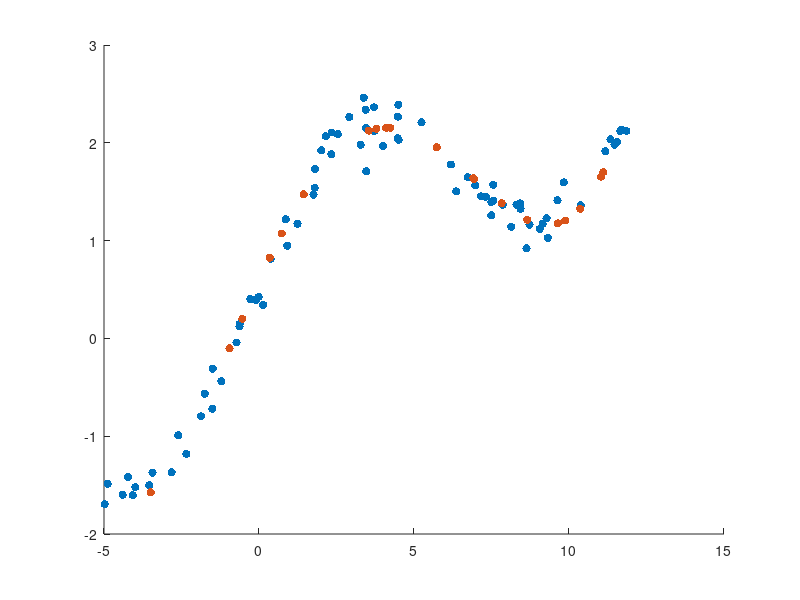

Recreate this plot in MATLAB. (Note: this script raises an error after producing the figure.)
clear all
%% INITIALIZATIONS
fid = fopen('features.txt');
data(:,1) = fscanf(fid, '%f');
fid = fopen('labels.txt');
data(:,2) = fscanf(fid, '%f');  % column one coresponds to ...
                                % X (feature) and 2nd column Y (lables)

train = data(1:80,:);
test = data(81:100,:);

clear fid data;

%% SIMPLE LINEAR REGRESSION

% Train phase
feats_train = train(:,1);
labels_train = train(:, 2);
phi = [ones(size(feats_train,1),1) feats_train feats_train.^2 feats_train.^3 feats_train.^4 feats_train.^5];
W = inv(phi'*phi) * phi' * labels_train;

% Test phase
feats_test = test(:,1);
phi_test = [ones(size(feats_test,1),1) feats_test feats_test.^2 feats_test.^3 feats_test.^4 feats_test.^5];
pred = phi_test * W;

%% VISUALIZATION

figure;
scatter(feats_train, labels_train, 'blue','filled')
hold on;
scatter(feats_test, pred, 'red','filled')
hold on;
fplot(poly2sym(flip(W)), 'red') % draw the function
title("simple linear regression result")
ylabel('label') 
xlabel('feature') 